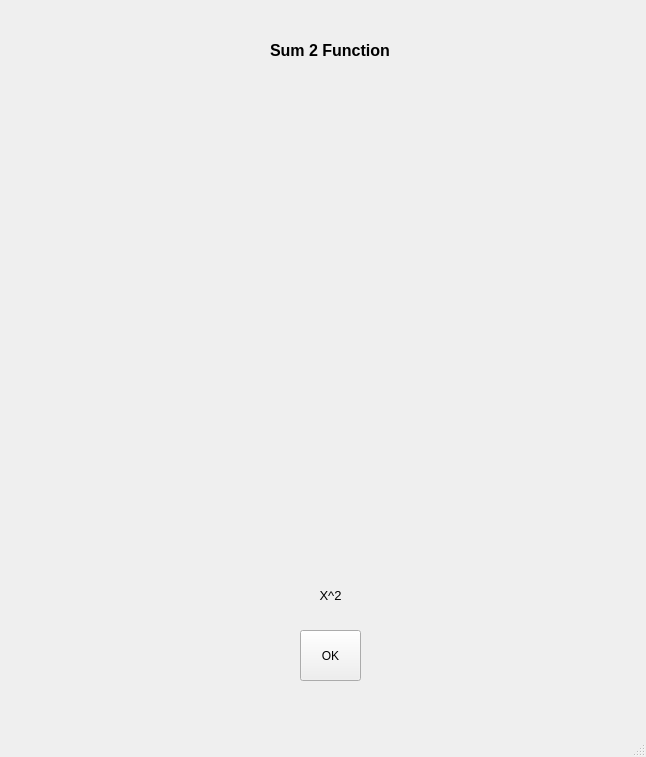
<?xml version="1.0" encoding="UTF-8"?>
<ui version="4.0">
 <class>MainWindow</class>
 <widget class="QMainWindow" name="MainWindow">
  <property name="geometry">
   <rect>
    <x>0</x>
    <y>0</y>
    <width>646</width>
    <height>757</height>
   </rect>
  </property>
  <property name="windowTitle">
   <string>MainWindow</string>
  </property>
  <widget class="QWidget" name="centralwidget">
   <widget class="QPushButton" name="okButton">
    <property name="geometry">
     <rect>
      <x>300</x>
      <y>630</y>
      <width>61</width>
      <height>51</height>
     </rect>
    </property>
    <property name="text">
     <string>OK</string>
    </property>
   </widget>
   <widget class="QLabel" name="label">
    <property name="geometry">
     <rect>
      <x>270</x>
      <y>40</y>
      <width>191</width>
      <height>21</height>
     </rect>
    </property>
    <property name="font">
     <font>
      <pointsize>12</pointsize>
      <weight>75</weight>
      <bold>true</bold>
     </font>
    </property>
    <property name="text">
     <string>Sum 2 Function</string>
    </property>
   </widget>
   <widget class="QLabel" name="label_2">
    <property name="geometry">
     <rect>
      <x>60</x>
      <y>80</y>
      <width>541</width>
      <height>451</height>
     </rect>
    </property>
    <property name="text">
     <string/>
    </property>
    <property name="pixmap">
     <pixmap>images/sum2.png</pixmap>
    </property>
    <property name="scaledContents">
     <bool>true</bool>
    </property>
   </widget>
   <widget class="QLabel" name="label_4">
    <property name="geometry">
     <rect>
      <x>50</x>
      <y>530</y>
      <width>561</width>
      <height>131</height>
     </rect>
    </property>
    <property name="font">
     <font>
      <pointsize>10</pointsize>
     </font>
    </property>
    <property name="text">
     <string>&lt;html&gt;&lt;head/&gt;&lt;body&gt;&lt;p align=&quot;center&quot;&gt;&lt;span style=&quot; font-family:'Helvetica'; color:#000000;&quot;&gt;X^2&lt;/span&gt;&lt;/p&gt;&lt;/body&gt;&lt;/html&gt;</string>
    </property>
   </widget>
  </widget>
  <widget class="QMenuBar" name="menubar">
   <property name="geometry">
    <rect>
     <x>0</x>
     <y>0</y>
     <width>646</width>
     <height>21</height>
    </rect>
   </property>
  </widget>
  <widget class="QStatusBar" name="statusbar"/>
 </widget>
 <resources>
  <include location="ImageResources.qrc"/>
 </resources>
 <connections/>
</ui>
